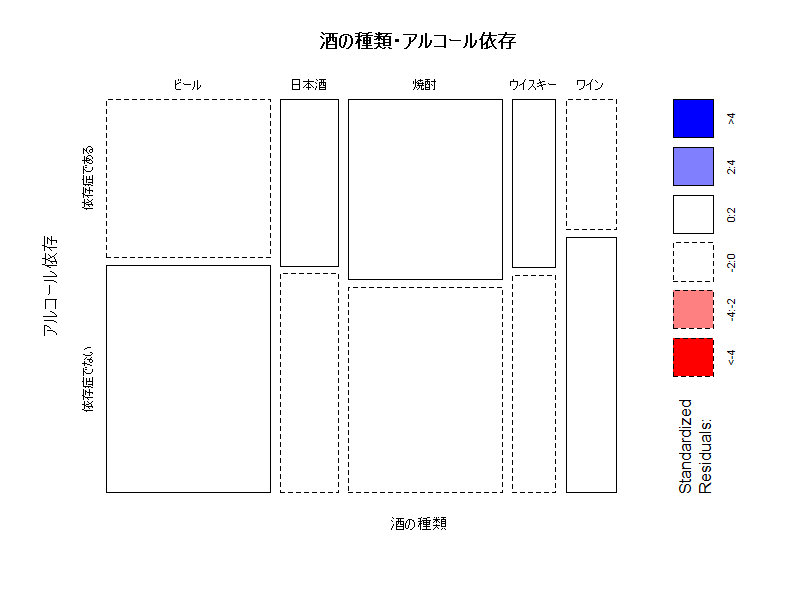

Generate this figure with R:
# カイ二乗検定（独立性の検定）

# データの準備
dat<-c(86, 32, 92, 24, 22, 123, 42, 105, 31, 43)
DF<-as.data.frame(matrix(dat, 5, 2, byrow=F))
colnames(DF)<-c("依存症である", "依存症でない")
rownames(DF)<-c("ビール", "日本酒", "焼酎", "ウイスキー", "ワイン")

# モザイクプロットで眺めてみる
mosaicplot(DF, xlab="酒の種類", ylab="アルコール依存",  shade=TRUE, main="酒の種類・アルコール依存")

# 手動でカイ二乗検定
# 各行の合計を求める
r_sum<-c()  
for (i in row(DF)){
  r_sum[i]<-sum(DF[i,])
}
# 各列の合計を求める
c_sum<-c()  
for (j in col(DF)){
  c_sum[j]<-sum(DF[,j])
}
# 全合計
t_sum<-sum(c_sum)
# 期待値を計算
E_DF<-data.frame()
for (i in row(DF)){
  for (j in col(DF)){
    E_DF[i, j]<-r_sum[i] * c_sum[j] / t_sum
  }
}

# 検定統計量Tの計算
T<-sum((DF-E_DF)*(DF-E_DF)/E_DF)

# 自由度４(=(5-1)×(2-1)), 有意水準5%のカイ二乗値を求める。
qchisq(0.95, 4)


# Rの関数を使って計算
chisq.test(DF)
